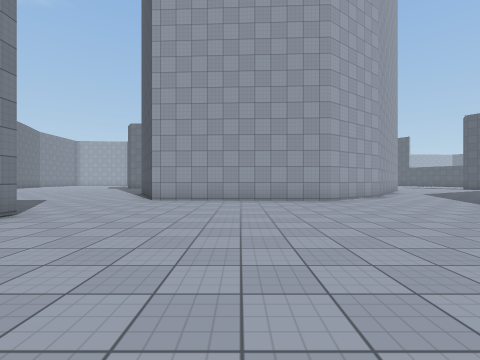
view 1 (above)

24 first-person views from a walk through a Unity game level. The camera is 1.3 m above the floor, looks level and sees 85° across. The floor is counted in squares, 2 m on a side. Each view is taken from the middle of a square. On the plan, view 1 faces up. The plan holds only what a view shows up to about 9 squares ahead; the rest is blank. The place goes on beyond the plan. Surface patterns are stand-ins for the level's own textures.

view 2
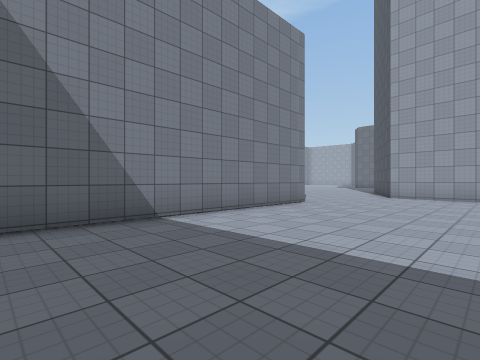

view 3
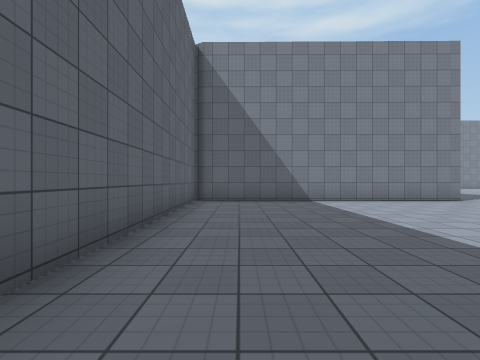

view 4
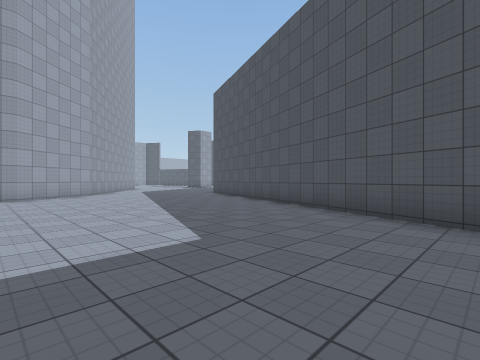

view 5
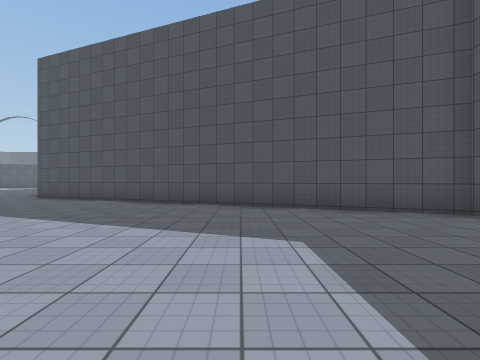

view 6
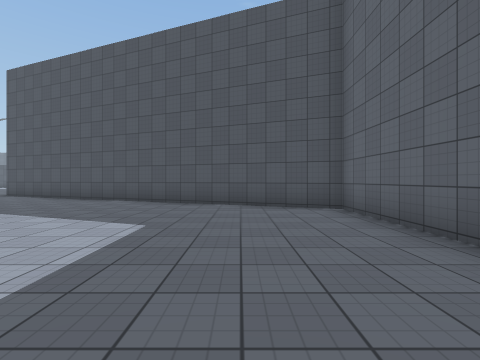

view 7
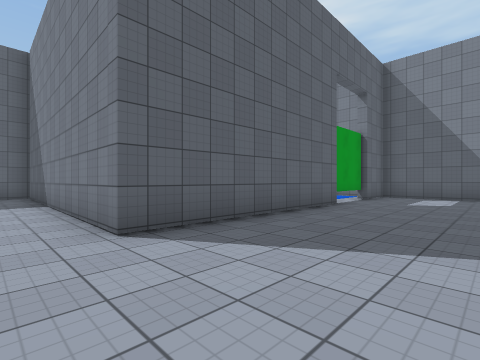

view 8
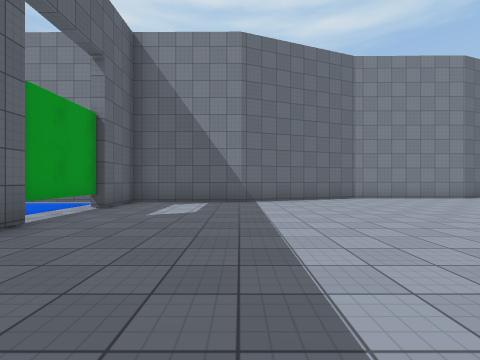

view 9
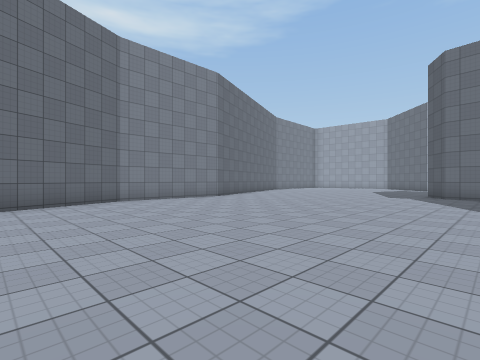

view 10
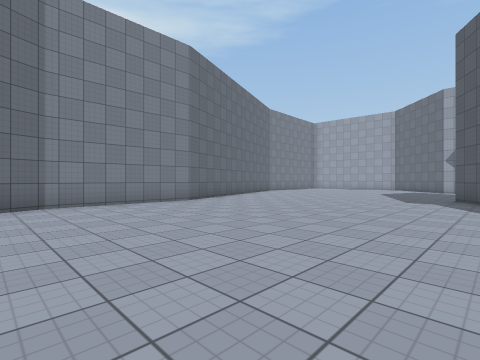

view 11
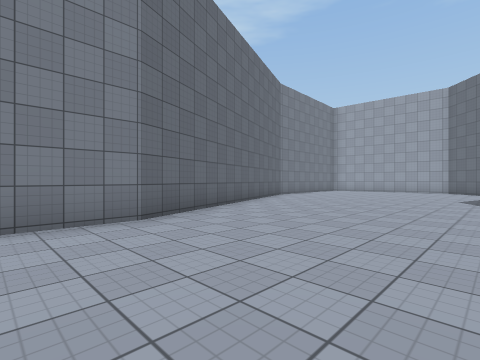

view 12
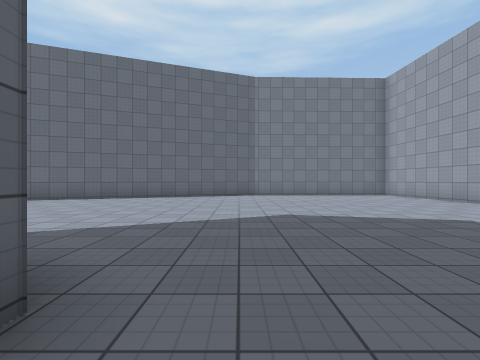

view 13
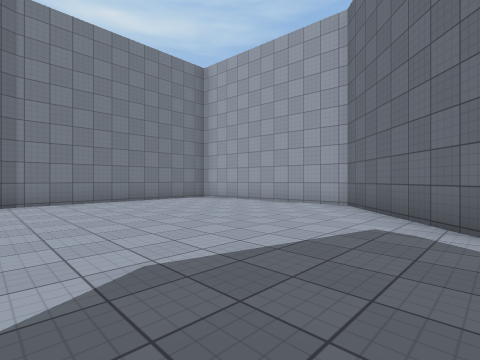

view 14
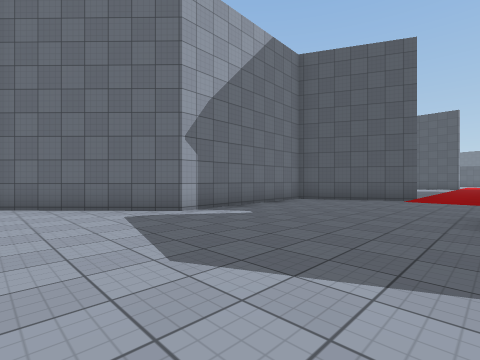

view 15
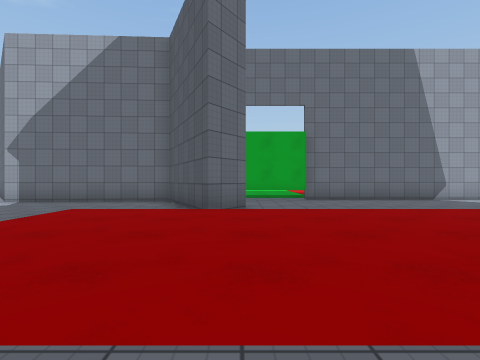

view 16
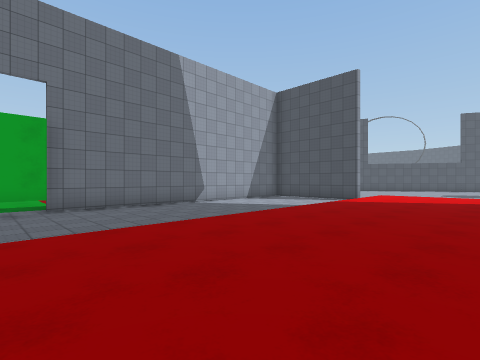

view 17
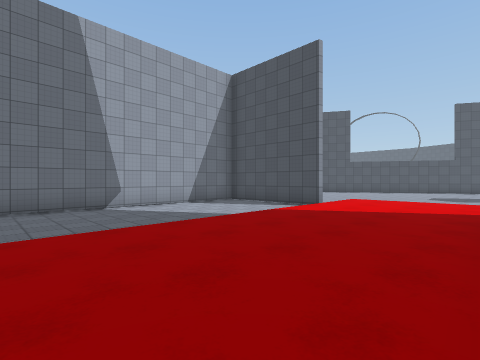

view 18
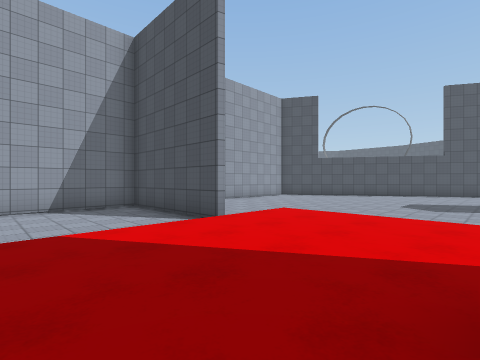

view 19
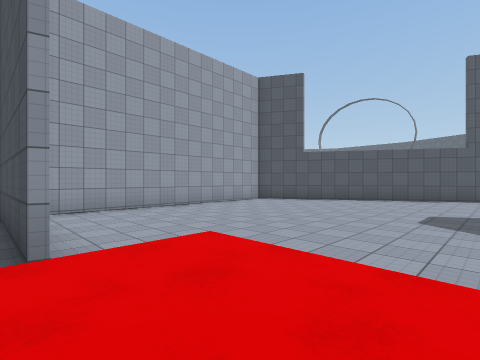

view 20
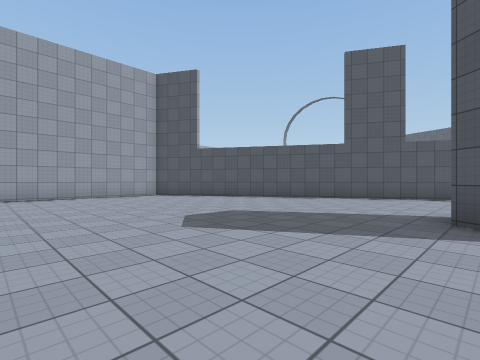

view 21
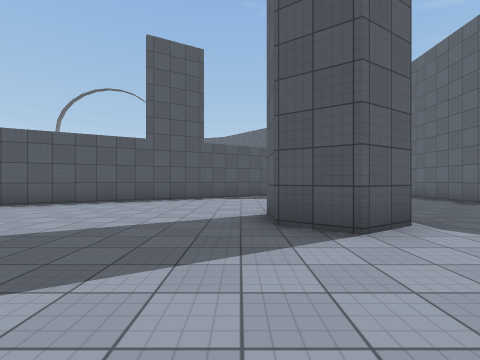

view 22
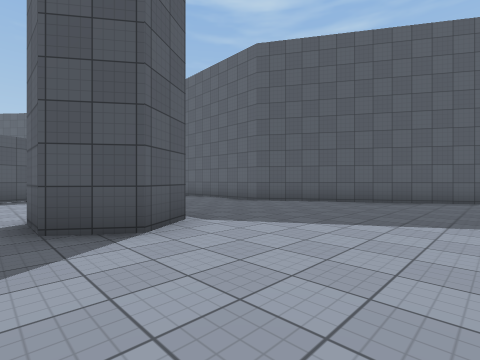

view 23
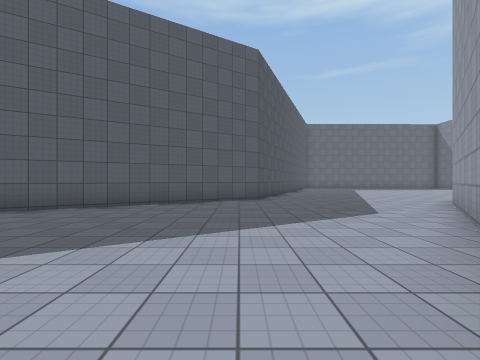

view 24
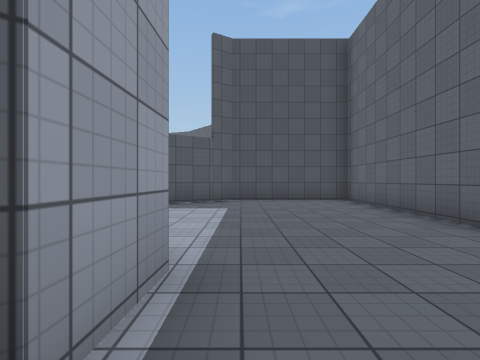

### Floor plan
Key: @ floor where view 1 was taken; # wall or solid block; . main floor; : floor 0.25 m higher than the main floor; / step, stairs or slope.
Columns run from 19 left of view 1 to 24 right of it. Each row starts with its distance up from view 1.
 30    #####
 29   .....##                  #######
 28 #.......##      ############......
 27 #........#######...........#.......
 26 ##.............#...........#........
 25  #.............##..........#.........##
 24  #.............#...........#..........##
 23  #.........../:::::::::::::::/.........#
 22    ........../:::::::::::::::/.........##
 21   #........#  :::::::::::::::/..........#
 20   #........##  ///////////////..........##
 19   #.........    .             ...........#
 18   ##.........                 .....##....##
 17    #.........                 .....##.....##
 16    #.........                ..............#
 15    #.........                ..............#
 14    #.........             ##...............#
 13    #.........            ##................#
 12    #.........            #..........########
 11    ##........           ##........###
 10     #........          ##.......###
  9     ##..........########.......##
  8      #........................##
  7      #.......................##
  6      #.......................#
  5      #......................##
  4      ##########.............#
  3               #.............#
  2               #............##
  1               #............#
  0               #....@......##
 -1               #...........#
 -2               #...........#
 -3               #..........##
 -4               ############

Positions as (right, up) in squares from view 1, and headings:
1: (0, 0), facing up
2: (0, -2), facing up-left
3: (4, -2), facing left
4: (2, -2), facing up-right
5: (1, 1), facing right
6: (0, -1), facing right
7: (-3, 8), facing down-left
8: (-6, 8), facing left
9: (-7, 9), facing up-left
10: (-8, 11), facing up-left
11: (-11, 14), facing up-left
12: (-7, 23), facing left
13: (-10, 23), facing up-left
14: (-13, 22), facing up-right
15: (-3, 19), facing up
16: (-2, 20), facing up-right
17: (1, 20), facing up-right
18: (5, 20), facing up-right
19: (8, 21), facing up-right
20: (11, 18), facing up-right
21: (12, 19), facing right
22: (12, 19), facing down-right
23: (11, 17), facing down
24: (15, 16), facing right
